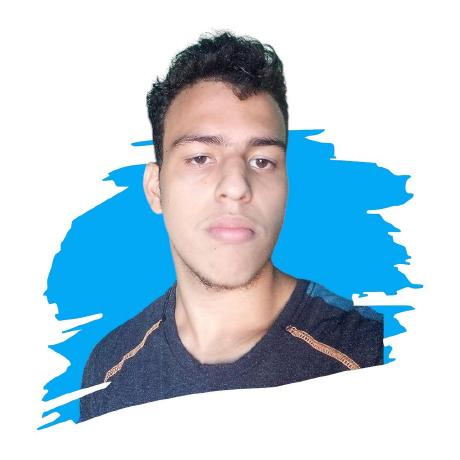
#> input picture assets/source-photo.jpg, 460 x 460 px
$ python make_ascii_svg.py
#> lines starting #> are read from the running program, lines starting #| are printed output that depends on the picture; after the words box and inside, x2 and y2 are one past the last pixel; in counts of white or black regions, pixels touching at a corner belong together
### scripts/theme.py
"""Paleta e helpers compartilhados entre os geradores de SVG."""

BG = "#0d1117"
PANEL = "#161b22"
BORDER = "#30363d"
FG = "#c9d1d9"
MUTED = "#8b949e"
ACCENT = "#2e9ef7"
ACCENT_2 = "#79c0ff"
GREEN = "#3fb950"
YELLOW = "#d29922"
PINK = "#f778ba"
PURPLE = "#bc8cff"
RED = "#ff7b72"

# none -> mais intenso (nível 5 é o "neon")
HEAT = ["#161b22", "#0c2d48", "#0f4c81", "#1f6feb", "#2e9ef7", "#79c0ff"]

MONO = "ui-monospace, SFMono-Regular, 'SF Mono', Menlo, Consolas, 'Liberation Mono', monospace"


def esc(text):
    return (
        str(text)
        .replace("&", "&amp;")
        .replace("<", "&lt;")
        .replace(">", "&gt;")
        .replace('"', "&quot;")
    )


def window_chrome(width, height, title):
    """Moldura de terminal (fundo, borda, barra de título com os três botões)."""
    return f"""
  <rect x="0.5" y="0.5" width="{width - 1}" height="{height - 1}" rx="10" fill="{BG}" stroke="{BORDER}"/>
  <path d="M0.5 32 V10.5 a10 10 0 0 1 10 -10 H{width - 10.5} a10 10 0 0 1 10 10 V32 Z" fill="{PANEL}"/>
  <line x1="0.5" y1="32" x2="{width - 0.5}" y2="32" stroke="{BORDER}"/>
  <circle cx="18" cy="16" r="5.5" fill="#ff5f56"/>
  <circle cx="36" cy="16" r="5.5" fill="#ffbd2e"/>
  <circle cx="54" cy="16" r="5.5" fill="#27c93f"/>
  <text x="{width / 2}" y="20.5" text-anchor="middle" fill="{MUTED}" font-size="12">{esc(title)}</text>"""

### scripts/make_ascii_svg.py
"""Converte assets/source-photo.jpg em um retrato ASCII animado (assets/ascii-portrait.svg).

Roda uma vez, localmente: python scripts/make_ascii_svg.py
Requer pillow + numpy (scripts/requirements-art.txt).
"""

import os
from pathlib import Path

import numpy as np
from PIL import Image, ImageFilter, ImageOps

from theme import ACCENT, BORDER, FG, MONO, MUTED, esc, window_chrome

ROOT = Path(__file__).resolve().parent.parent
SRC = ROOT / "assets" / "source-photo.jpg"
OUT = ROOT / "assets" / "ascii-portrait.svg"
STATIC = os.environ.get("STATIC") == "1"

# escuro (esparso) -> claro (denso): texto claro sobre fundo escuro
RAMP = " .'`:-=+*cs#%@"
# o brilho também vira opacidade, em poucos degraus para agrupar caracteres
SHADES = [0.28, 0.42, 0.56, 0.7, 0.85, 1.0]
COLS = 82
FONT = 7.3
CHAR_W = FONT * 0.6
LINE_H = FONT * 1.08
W, PAD_X, TOP = 370, 0, 46


def subject_mask(rgb):
    """Separa a pessoa do fundo branco e da pincelada azul do avatar."""
    a = rgb.astype(int)
    r, g, b = a[..., 0], a[..., 1], a[..., 2]
    white = (r > 225) & (g > 225) & (b > 225)
    blue = (b - r > 60) & (b > 150)
    mask = Image.fromarray(((~white & ~blue) * 255).astype("uint8"))
    # fecha buracos pequenos e suaviza a borda
    mask = mask.filter(ImageFilter.MaxFilter(5)).filter(ImageFilter.MinFilter(5))
    return np.asarray(mask.filter(ImageFilter.MedianFilter(5))) > 127


def main():
    img = Image.open(SRC).convert("RGB")
#> img is the input picture: PIL image 460x460 RGB; mean R, G, B 184.5, 205.8, 218.5
    # recorte focado no rosto/ombros
    w, h = img.size
#> w = 460; h = 460
    img = img.crop((int(w * 0.2), int(h * 0.04), int(w * 0.8), int(h * 0.72)))
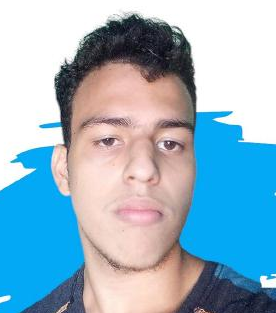
#> img: PIL image 276x313 RGB; mean R, G, B 149.7, 180.6, 198.2
    rgb = np.asarray(img)
    mask = subject_mask(rgb)
#> in subject_mask, `r, g, b = a[..., 0], a[..., 1], a[..., 2]`:
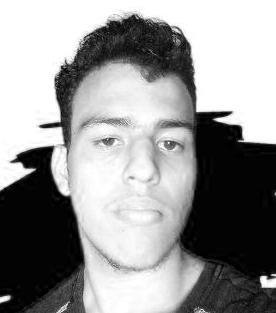
#> r: shape (313, 276) int64; min 0, max 255, mean 149.7
#> in subject_mask, `white = (r > 225) & (g > 225) & (b > 225)`:
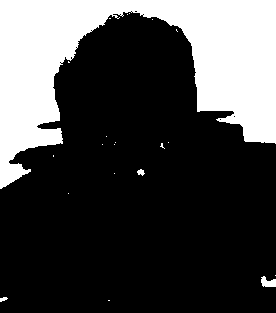
#> white: shape (313, 276) bool; 27.2% white; 21 white regions (17 under 20 px), largest, box (x1, y1, x2, y2) and area: (0, 0, 276, 189) 23307, (261, 276, 276, 287) 114, (137, 169, 145, 176) 35, (0, 297, 8, 302) 26
#> in subject_mask, `blue = (b - r > 60) & (b > 150)`:
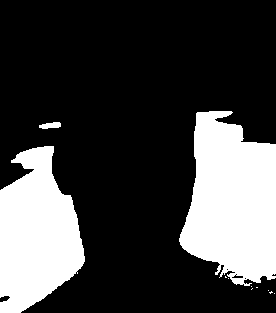
#> blue: shape (313, 276) bool; 26% white; 11 white regions (8 under 20 px), largest, box (x1, y1, x2, y2) and area: (179, 111, 276, 286) 12431, (0, 146, 85, 313) 9937, (39, 122, 61, 129) 111
#> in subject_mask, `mask = Image.fromarray(((~white & ~blue) * 255).astype("uint8"))`: mask: PIL image 276x313 L; 46.7% white; 54 white regions (52 under 20 px), largest, box (x1, y1, x2, y2) and area: (21, 11, 276, 313) 40162, (232, 274, 243, 278) 22
#> in subject_mask, `mask = mask.filter(ImageFilter.MaxFilter(5)).filter(ImageFilter.MinFil..`: mask: PIL image 276x313 L; 47.3% white; 25 white regions (20 under 20 px), largest, box (x1, y1, x2, y2) and area: (21, 11, 276, 313) 40583, (0, 296, 10, 302) 42, (9, 151, 23, 164) 41, (19, 169, 34, 179) 41, (215, 117, 226, 123) 39
#> in subject_mask, `return np.asarray(mask.filter(ImageFilter.MedianFilter(5))) > 127`:
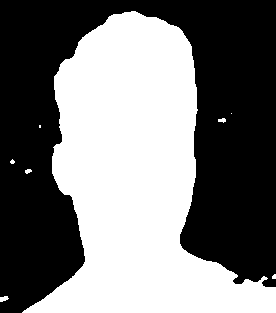
#> returned value: shape (313, 276) bool; 47.1% white; 8 white regions (4 under 20 px), largest, box (x1, y1, x2, y2) and area: (22, 11, 276, 313) 40517, (0, 296, 9, 302) 38, (218, 118, 226, 123) 28, (25, 169, 32, 174) 25

    gray = ImageOps.grayscale(img)
    # contraste local só dentro da silhueta
    gray = gray.filter(ImageFilter.UnsharpMask(radius=3, percent=180, threshold=2))
    eq = np.asarray(ImageOps.equalize(gray, mask=Image.fromarray((mask * 255).astype("uint8")))).astype(float)
    eq = 0.55 * eq + 0.45 * np.asarray(ImageOps.autocontrast(gray, cutoff=1)).astype(float)
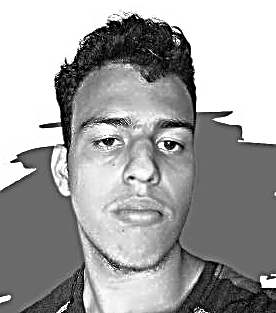
#> eq: shape (313, 276) float64; min 0, max 255, mean 161.7

    rows = round(COLS * (img.height / img.width) * (CHAR_W / LINE_H))
#> rows = 52
    small = np.asarray(Image.fromarray(eq.astype("uint8")).resize((COLS, rows), Image.LANCZOS)).astype(float) / 255
    small_mask = np.asarray(Image.fromarray((mask * 255).astype("uint8")).resize((COLS, rows), Image.BILINEAR)) > 110
#> small_mask: shape (52, 82) bool; 47.3% white; 3 white regions (2 under 20 px), largest, box (x1, y1, x2, y2) and area: (7, 2, 82, 52) 2013

    # descarta pontos soltos fora da silhueta principal
    keep = small_mask.copy()
    for y in range(rows):
        for x in range(COLS):
            if small_mask[y, x]:
                ys, xs = slice(max(0, y - 2), y + 3), slice(max(0, x - 2), x + 3)
                keep[y, x] = small_mask[ys, xs].sum() >= 9
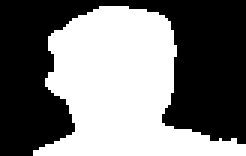
#> keep: shape (52, 82) bool (shown 3 times larger); 47.1% white; 1 white region, box (x1, y1, x2, y2) and area: (11, 2, 82, 52) 2008
    small_mask = keep

    lines, shades = [], []
    for y in range(rows):
        chars, row_shades = [], []
        for x in range(COLS):
            if not small_mask[y, x]:
                chars.append(" ")
                row_shades.append(0)
                continue
            v = small[y, x] ** 1.1
            chars.append(RAMP[max(1, min(len(RAMP) - 1, int(v * (len(RAMP) - 1) + 0.5)))])
            row_shades.append(min(len(SHADES) - 1, int(v * len(SHADES))))
        lines.append("".join(chars).rstrip())
        shades.append(row_shades)
#> after the loop, lines = 52 items; shades = 52 items

    text_w = COLS * CHAR_W
    x0 = (W - text_w) / 2
    H = round(TOP + rows * LINE_H + 16)
#> H = 472
    rows_svg = []
    for i, line in enumerate(lines):
        if not line.strip():
            continue
        y = TOP + (i + 1) * LINE_H
        anim = "" if STATIC else f' style="animation-delay:{0.2 + i * 0.045:.3f}s"'
        # agrupa caracteres vizinhos com a mesma opacidade num único tspan
        spans, start = [], 0
        for j in range(1, len(line) + 1):
            if j == len(line) or shades[i][j] != shades[i][start]:
                chunk = line[start:j]
                op = SHADES[shades[i][start]]
                spans.append(chunk if not chunk.strip() else f'<tspan fill-opacity="{op}">{esc(chunk)}</tspan>')
                start = j
        rows_svg.append(
            f'<text class="r" x="{x0:.1f}" y="{y:.1f}" xml:space="preserve"{anim}>{"".join(spans)}</text>'
        )
#> this loop made 52 passes
#> (y, anim) on passes 3 to 14: (69.65, ' style="animation-delay:0.290s"'), (77.54, ' style="animation-delay:0.335s"'), (85.42, ' style="animation-delay:0.380s"'), (93.3, ' style="animation-delay:0.425s"'), (101.2, ' style="animation-delay:0.470s"'), (109.1, ' style="animation-delay:0.515s"'), (117, ' style="animation-delay:0.560s"'), (124.8, ' style="animation-delay:0.605s"'), (132.7, ' style="animation-delay:0.650s"'), (140.6, ' style="animation-delay:0.695s"'), (148.5, ' style="animation-delay:0.740s"'), (156.4, ' style="animation-delay:0.785s"')
#> line on passes 1 to 2: '', ''
#> after the loop, chunk = "'.'''"; op = 0.28; rows_svg = 50 items

    out = f"""<svg xmlns="http://www.w3.org/2000/svg" width="{W}" height="{H}" viewBox="0 0 {W} {H}" font-family="{MONO}">
  <title>Retrato ASCII de Tiago Rafael</title>
  <defs>
    <linearGradient id="shade" x1="0" y1="0" x2="0" y2="1">
      <stop offset="0" stop-color="{FG}"/>
      <stop offset=".75" stop-color="{FG}"/>
      <stop offset="1" stop-color="{ACCENT}"/>
    </linearGradient>
  </defs>
  <style>
    .r {{ fill: url(#shade); font-size: {FONT}px; letter-spacing: 0; }}
    {"" if STATIC else '''
    .r { clip-path: inset(0 100% 0 0); animation: wipe .7s cubic-bezier(.4,0,.2,1) forwards; }
    .scan { animation: scan 3.2s linear .2s 1 forwards; opacity: 0; }
    @keyframes wipe { to { clip-path: inset(0 0 0 0); } }
    @keyframes scan { 0% { opacity: .55; transform: translateY(0); } 95% { opacity: .55; } 100% { opacity: 0; transform: translateY(''' + str(H - TOP) + '''px); } }'''}
  </style>
  {window_chrome(W, H, "~/tiago.png — ascii")}
  {"".join(rows_svg)}
  {"" if STATIC else f'<rect class="scan" x="1" y="{TOP}" width="{W - 2}" height="2" fill="{ACCENT}"/>'}
</svg>
"""
    OUT.write_text(out)
    print(f"-> {OUT.relative_to(ROOT)} ({W}x{H}, {COLS}x{rows} caracteres)")
#| -> assets/ascii-portrait.svg (370x472, 82x52 caracteres)
    print("\n".join(lines))
#> (printed output is left out)


if __name__ == "__main__":
    main()
